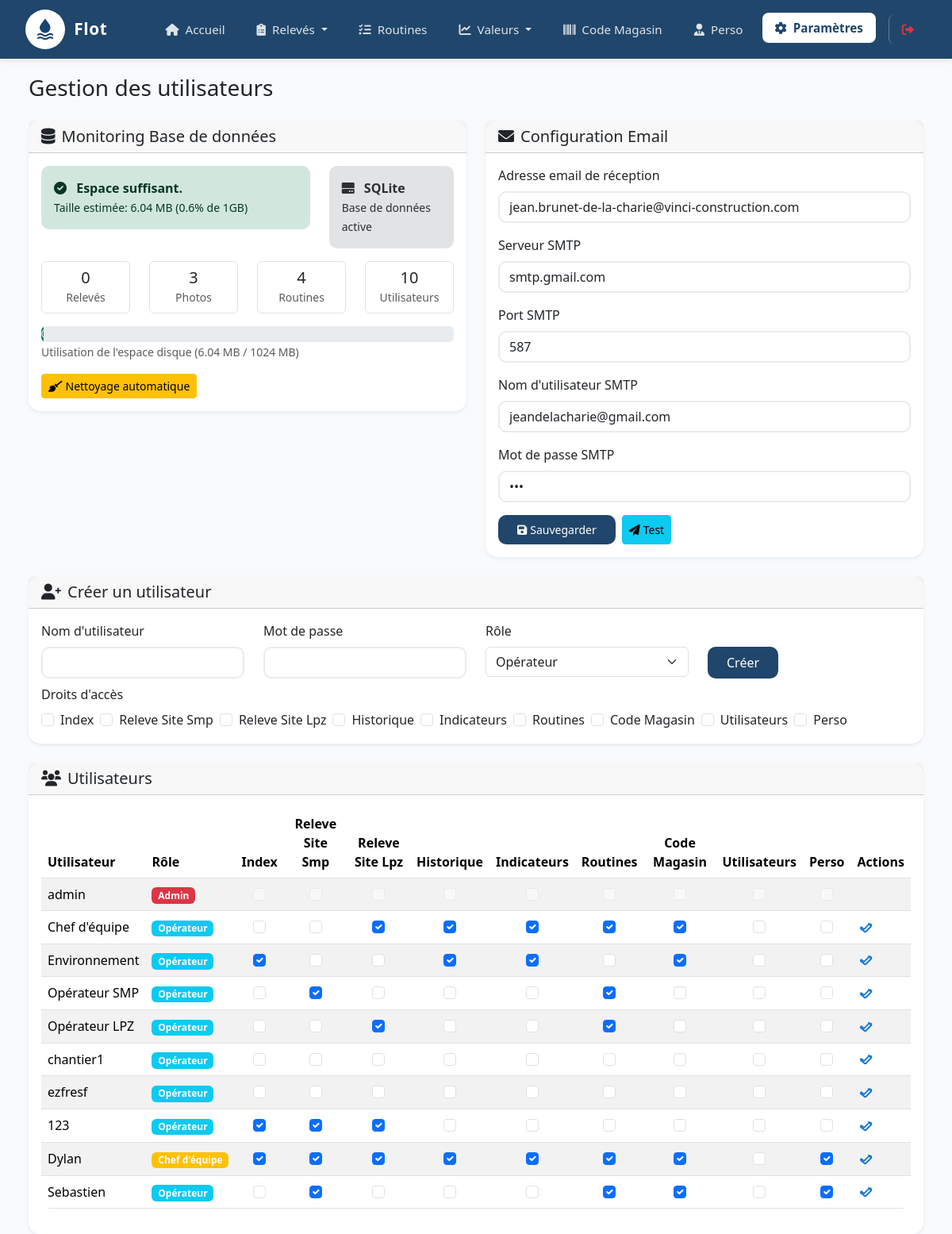
Screenshot of /utilisateurs (signed in) with the database file from the repository.
### app.py (models this page shows)
class User(UserMixin, db.Model):
    id = db.Column(db.Integer, primary_key=True)
    username = db.Column(db.String(80), unique=True, nullable=False)
    password_hash = db.Column(db.String(255), nullable=False)  # Augmenté de 120 à 255
    role = db.Column(db.String(20), default='operateur')  # operateur, chef_equipe, admin
    is_manager = db.Column(db.Boolean, default=False)  # Indique si l'utilisateur est manager pour la gestion du personnel
    page_accesses = relationship('UserPageAccess', back_populates='user', cascade='all, delete-orphan')
    personnel = relationship('Personnel', foreign_keys='Personnel.user_id', back_populates='user', uselist=False)

class UserPageAccess(db.Model):
    id = db.Column(db.Integer, primary_key=True)
    user_id = db.Column(db.Integer, db.ForeignKey('user.id'), nullable=False)
    page_name = db.Column(db.String(50), nullable=False)
    can_access = db.Column(db.Boolean, default=False)
    user = relationship('User', back_populates='page_accesses')

### app.py (the view)
@app.route('/utilisateurs')
@require_page_access('utilisateurs')
def utilisateurs():
    users = User.query.all()
    page_names = PAGE_NAMES
    return render_template('utilisateurs.html', users=users, page_names=page_names)

### app.py (called while the page is built)
@login_manager.user_loader
def load_user(user_id):
    return db.session.get(User, int(user_id))

def require_page_access(page_name):
    def decorator(f):
        @wraps(f)
        @login_required
        def decorated_function(*args, **kwargs):
            if current_user.role == 'admin':
                return f(*args, **kwargs)
            access = next((a for a in current_user.page_accesses if a.page_name == page_name), None)
            if access and access.can_access:
                return f(*args, **kwargs)
            abort(403)
        return decorated_function
    return decorator

### templates/utilisateurs.html (shortened to what this page needs)
{% extends "base.html" %}
{% block content %}
<div class="container-fluid">
    <h1 class="h3 mb-4">Gestion des utilisateurs</h1>
    {% if current_user.role == 'admin' %}
    <div class="row mb-4">
        <div class="col-md-6">
            <div class="card">
                <div class="card-header">
                    <h5 class="mb-0"><i class="fas fa-database me-2"></i>Monitoring Base de données</h5>
                </div>
                <div class="card-body">
                    <div id="db-status">
                    </div>
                    <div class="mt-3">
                        <button id="cleanup-btn" class="btn btn-warning btn-sm" onclick="cleanupDatabase()">
                            <i class="fas fa-broom me-1"></i>Nettoyage automatique
                        </button>
                    </div>
                </div>
            </div>
        </div>
        <div class="col-md-6">
            <div class="card">
                <div class="card-header">
                    <h5 class="mb-0"><i class="fas fa-envelope me-2"></i>Configuration Email</h5>
                </div>
                <div class="card-body">
                    <form id="email-config-form">
                        <div class="mb-3">
                            <label class="form-label">Adresse email de réception</label>
                            <input type="email" class="form-control" name="email_address" required>
                        </div>
                        <div class="mb-3">
                            <label class="form-label">Serveur SMTP</label>
                            <input type="text" class="form-control" name="smtp_server" value="smtp.gmail.com">
                        </div>
                        <div class="mb-3">
                            <label class="form-label">Port SMTP</label>
                            <input type="number" class="form-control" name="smtp_port" value="587">
                        </div>
                        <div class="mb-3">
                            <label class="form-label">Nom d'utilisateur SMTP</label>
                            <input type="text" class="form-control" name="smtp_username">
                        </div>
                        <div class="mb-3">
                            <label class="form-label">Mot de passe SMTP</label>
                            <input type="password" class="form-control" name="smtp_password">
                        </div>
                        <div class="d-flex gap-2">
                            <button type="submit" class="btn btn-primary btn-sm">
                                <i class="fas fa-save me-1"></i>Sauvegarder
                            </button>
                            <button type="button" class="btn btn-info btn-sm" onclick="testEmail()">
                                <i class="fas fa-paper-plane me-1"></i>Test
                            </button>
                        </div>
                    </form>
                </div>
            </div>
        </div>
    </div>
    {% endif %}
    <div class="card mb-4">
        <div class="card-header">
            <h5 class="mb-0"><i class="fas fa-user-plus me-2"></i>Créer un utilisateur</h5>
        </div>
        <div class="card-body">
            <form id="create-user-form">
                <div class="row">
                    <div class="col-md-3">
                        <label class="form-label">Nom d'utilisateur</label>
                        <input type="text" class="form-control" name="username" required>
                    </div>
                    <div class="col-md-3">
                        <label class="form-label">Mot de passe</label>
                        <input type="password" class="form-control" name="password" required>
                    </div>
                    <div class="col-md-3">
                        <label class="form-label">Rôle</label>
                        <select class="form-select" name="role" required>
                            <option value="operateur">Opérateur</option>
                        </select>
                    </div>
                    <div class="col-md-3">
                        <label class="form-label">&nbsp;</label>
                        <button type="submit" class="btn btn-primary d-block">Créer</button>
                    </div>
                </div>
                <div class="row mt-2">
                    <div class="col-md-12">
                        <label class="form-label">Droits d'accès</label>
                        <div class="d-flex flex-wrap gap-2">
                            {% for page in page_names %}
                            <div class="form-check">
                                <input class="form-check-input" type="checkbox" name="pages" value="{{ page }}" id="page-{{ page }}">
                                <label class="form-check-label" for="page-{{ page }}">{{ page.replace('_', ' ').title() }}</label>
                            </div>
                            {% endfor %}
                        </div>
                    </div>
                </div>
            </form>
        </div>
    </div>
    <div class="card">
        <div class="card-header">
            <h5 class="mb-0"><i class="fas fa-users me-2"></i>Utilisateurs</h5>
        </div>
        <div class="card-body">
            <div class="table-responsive">
                <table class="table table-striped">
                    <thead>
                        <tr>
                            <th>Utilisateur</th>
                            <th>Rôle</th>
                            {% for page in page_names %}
                            <th class="text-center">{{ page.replace('_', ' ').title() }}</th>
                            {% endfor %}
                            <th>Actions</th>
                        </tr>
                    </thead>
                    <tbody>
                        {% for user in users %}
                        <tr data-user-id="{{ user.id }}">
                            <td>{{ user.username }}</td>
                            <td>
                                {% if user.role == 'admin' %}
                                    <span class="badge bg-danger">Admin</span>
                                {% elif user.role == 'chef_equipe' %}
                                    <span class="badge bg-warning">Chef d'équipe</span>
                                {% else %}
                                    <span class="badge bg-info">Opérateur</span>
                                {% endif %}
                            </td>
                            {% for page in page_names %}
                                {% set access = (user.page_accesses | selectattr('page_name', 'equalto', page) | list | first) %}
                                <td class="text-center">
                                    <input type="checkbox" class="form-check-input page-access-checkbox" data-page="{{ page }}"
                                        {% if access and access.can_access %}checked{% endif %}
                                        {% if user.role == 'admin' %}disabled{% endif %}>
                                </td>
                            {% endfor %}
                            <td>
                                {% if user.role != 'admin' %}
                                <span class="edit-user-btn" title="Modifier" style="cursor:pointer; margin-right: 4px;">
                                    <svg xmlns="http://www.w3.org/2000/svg" width="22" height="22" fill="none" viewBox="0 0 24 24" stroke="#1976d2">
                                        <path stroke-linecap="round" stroke-linejoin="round" stroke-width="2" d="M15.232 5.232l3.536 3.536M9 13l6.586-6.586a2 2 0 112.828 2.828L11.828 15.828a2 2 0 01-2.828 0L5 12.828a2 2 0 010-2.828L9 13z"/>
                                    </svg>
                                </span>
                                {% endif %}
                            </td>
                        </tr>
                        {% endfor %}
                    </tbody>
                </table>
            </div>
        </div>
    </div>
</div>
{% endblock %}

### templates/base.html (shortened to what this page needs)
<!DOCTYPE html>
<html lang="fr">
<head>
    <link href="https://cdn.jsdelivr.net/npm/bootstrap@5.3.3/dist/css/bootstrap.min.css" rel="stylesheet">
    <link href="https://cdnjs.cloudflare.com/ajax/libs/font-awesome/6.0.0/css/all.min.css" rel="stylesheet">
</head>
<body>
              {% set user = current_user %}
    <nav class="d-none d-lg-block top-navbar">
        <div class="navbar-container">
            <div class="top-navbar-logo">
                <div class="logo-bandeau">
                    <img src="{{ url_for('static', filename='favicon.png') }}" alt="Flot">
                </div>
                <span class="logo-text">Flot</span>
            </div>
            <ul class="nav">
                {% set user = current_user %}
                {% if user.is_authenticated and user.role == 'admin' %}
                    <li class="nav-item"><a class="nav-link {% if request.endpoint == 'index' %}active{% endif %}" href="{{ url_for('index') }}"><i class="fas fa-home me-2"></i>Accueil</a></li>
                    <li class="nav-item dropdown">
                        <a class="nav-link dropdown-toggle {% if request.endpoint == 'releve_site' %}active{% endif %}" href="#" role="button" data-bs-toggle="dropdown" aria-expanded="false">
                            <i class="fas fa-clipboard-list me-2"></i>Relevés
                        </a>
                    </li>
                    <li class="nav-item"><a class="nav-link {% if request.endpoint == 'routines' %}active{% endif %}" href="{{ url_for('routines') }}"><i class="fas fa-tasks me-2"></i>Routines</a></li>
                    <li class="nav-item dropdown">
                        <a class="nav-link dropdown-toggle {% if request.endpoint in ['historique', 'indicateurs'] %}active{% endif %}" href="#" role="button" data-bs-toggle="dropdown" aria-expanded="false">
                            <i class="fas fa-chart-line me-2"></i>Valeurs
                        </a>
                    </li>
                    <li class="nav-item"><a class="nav-link {% if request.endpoint == 'code_magasin' %}active{% endif %}" href="{{ url_for('code_magasin') }}"><i class="fas fa-barcode me-2"></i>Code Magasin</a></li>
                    <li class="nav-item"><a class="nav-link {% if request.endpoint == 'perso' %}active{% endif %}" href="{{ url_for('perso') }}"><i class="fas fa-user-tie me-2"></i>Perso</a></li>
                    <li class="nav-item"><a class="nav-link {% if request.endpoint == 'utilisateurs' %}active{% endif %}" href="{{ url_for('utilisateurs') }}"><i class="fas fa-cog me-2"></i>Paramètres</a></li>
                {% endif %}
                <li class="nav-item"><a class="nav-link logout-link" href="{{ url_for('logout') }}"><i class="fas fa-sign-out-alt"></i></a></li>
            </ul>
        </div>
    </nav>
    <div class="main-content">
        {% block content %}{% endblock %}
    </div>
</body>
</html>

### templates/base.html (style rules this page uses)
:root { --flot-blue-dark: #20466B; --flot-blue: #2B5C88; --flot-bg: #f8fafc; --flot-white: #fff; }
body { background: var(--flot-bg); }
.top-navbar { background: var(--flot-blue-dark); position: fixed; top: 0; left: 0; right: 0; width: 100%; height: auto; min-height: 70px; z-index: 1000; box-shadow: 0 2px 8px rgba(0,0,0,0.1); }
.top-navbar .navbar-container { display: flex; align-items: center; justify-content: space-between; padding: 0.75rem 2rem; max-width: 1400px; margin: 0 auto; }
.top-navbar .nav { display: flex; flex-direction: row; align-items: center; flex-wrap: wrap; gap: 0.5rem; }
.top-navbar .nav-link { color: rgba(255,255,255,0.85); padding: 0.5rem 1rem; border-radius: 0.5rem; transition: all 0.3s ease; white-space: nowrap; font-size: 0.95rem; }
.top-navbar .nav-link:hover, .top-navbar .nav-link.active { color: var(--flot-blue-dark); background-color: var(--flot-white); font-weight: bold; transform: translateY(-2px); }
.top-navbar .nav-link.logout-link { color: #dc3545 !important; margin-left: 0.5rem; padding-left: 1rem; border-left: 1px solid rgba(255,255,255,0.3) !important; background: transparent !important; }
.top-navbar .nav-link.logout-link i { color: #dc3545 !important; }
.main-content { background-color: var(--flot-bg); min-height: 100vh; margin-top: 70px; margin-left: auto; margin-right: auto; max-width: 1200px; padding-left: 24px; padding-right: 24px; padding-top: 24px; }
.card { border: none; border-radius: 15px; box-shadow: 0 0.125rem 0.25rem rgba(32,70,107,0.08); transition: transform 0.2s ease; }
.btn-primary { background: var(--flot-blue-dark); border: none; border-radius: 10px; padding: 0.5rem 1.5rem; }
.form-control { border-radius: 10px; border: 2px solid #e9ecef; }
.table { border-radius: 10px; overflow: hidden; }
.top-navbar-logo { display: flex; align-items: center; justify-content: center; gap: 0.7rem; }
.top-navbar-logo img { height: 40px; width: 40px; object-fit: contain; }
.logo-bandeau { background: var(--flot-white); border-radius: 50%; width: 50px; height: 50px; box-shadow: 0 2px 8px rgba(32,70,107,0.04); display: flex; justify-content: center; align-items: center; padding: 8px; }
.logo-bandeau img { max-width: 100%; max-height: 100%; width: auto; height: auto; display: block; }
.logo-text { color: var(--flot-white); font-weight: 700; font-size: 1.3rem; letter-spacing: 0.03em; }

### rows the page displays
User: username "admin", shows "Admin"
User: username "Chef d'équipe", shows "Opérateur"
UserPageAccess: can_access "☑"
UserPageAccess: can_access "☑"
UserPageAccess: can_access "☑"
UserPageAccess: can_access "☑"
UserPageAccess: can_access "☑"
User: username "Environnement", shows "Opérateur"
UserPageAccess: can_access "☑"
UserPageAccess: can_access "☑"
UserPageAccess: can_access "☑"
UserPageAccess: can_access "☑"
User: username "Opérateur SMP"
UserPageAccess: can_access "☑"
UserPageAccess: can_access "☑"
User: username "Opérateur LPZ"
UserPageAccess: can_access "☑"
UserPageAccess: can_access "☑"
User: username "chantier1", shows "Opérateur"
User: username "ezfresf", shows "Opérateur"
User: username "123", shows "Opérateur"
UserPageAccess: can_access "☑"
UserPageAccess: can_access "☑"
UserPageAccess: can_access "☑"
User: username "Dylan", shows "Chef d'équipe"
UserPageAccess: can_access "☑"
UserPageAccess: can_access "☑"
UserPageAccess: can_access "☑"
UserPageAccess: can_access "☑"
UserPageAccess: can_access "☑"
UserPageAccess: can_access "☑"
UserPageAccess: can_access "☑"
UserPageAccess: can_access "☑"
User: username "Sebastien", shows "Opérateur"
UserPageAccess: can_access "☑"
UserPageAccess: can_access "☑"
UserPageAccess: can_access "☑"
UserPageAccess: can_access "☑"

### other values shown
{{ page.replace('_', ' ').title() }} "Index" "Releve Site Smp" "Releve Site Lpz" "Historique" "Indicateurs" "Routines" "Code Magasin" "Utilisateurs" "Perso"
